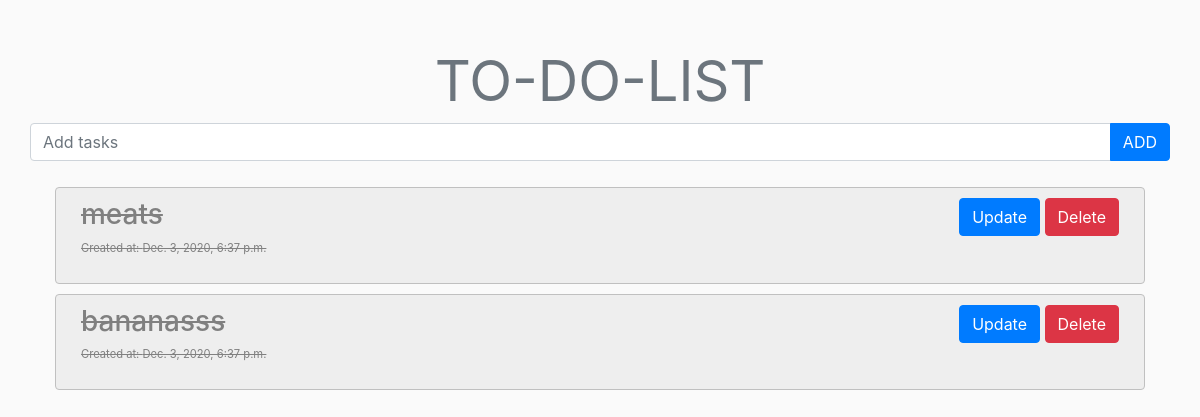
Before: / with the older database file.
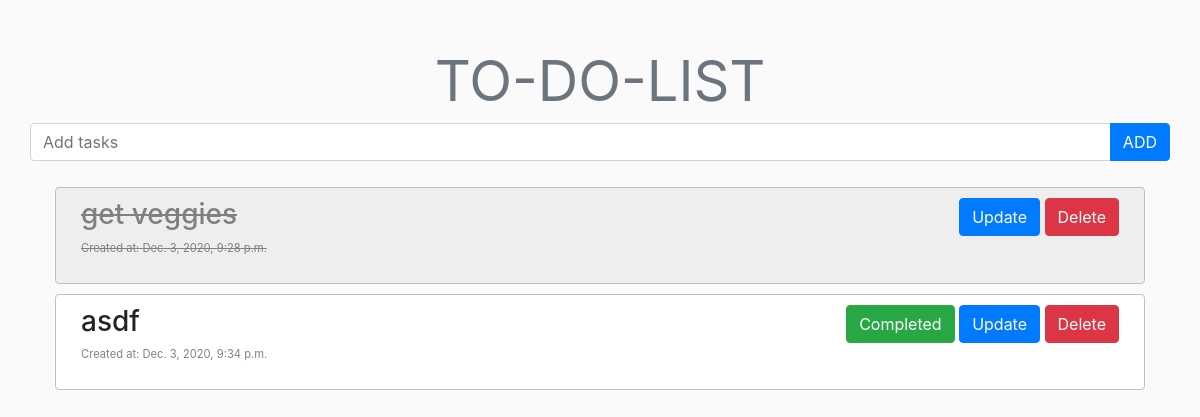
After: the same page with the newer database file.
### ToDo/models.py (models this page shows, shortened)
class Task(models.Model):
    task = models.CharField(max_length=200)
    completed = models.BooleanField(default=False)
    created_at = models.DateTimeField(auto_now_add=True, blank=True)

### ToDo/views.py (the view)
# urls.py: path('', views.view_tasks, name='view_tasks'),
def view_tasks(request):
    tasks = Task.objects.all()
    form = TaskForm()
    context = {'tasks': tasks, 'form': form}
    return render(request, 'tasks/index.html', context)

### ToDo/forms.py
class TaskForm(forms.ModelForm):
    class Meta:
        model = Task
        fields = '__all__'
        widgets = {
            'task': forms.TextInput(attrs={'class': 'form-control', 'placeholder': 'Add tasks', 'aria-label': 'Add tasks'}),
            'completed': forms.CheckboxInput(attrs={'class': 'form-control'})
        }

### templates/tasks/index.html (shortened to what this page needs)
{% extends "tasks/base.html" %}
{% block body %}
    <form action="{% url 'create_task' %}" method="POST">
        <div class="row text-content-center">
            <div class="input-group  mb-3">
                {{ form.task }}
                <div class="input-group-append">
                    <button class="btn btn-primary" type="submit" id="button-addon2">ADD</button>
                </div>
            </div>
        </div>
    </form>
    {% for task in tasks %}
        <div class="row task-row justify-content-center {% if task.completed %} task-row-gray {% endif %}" id="{{ forloop.counter }}">
            <div class="col-md task-col {% if task.completed %} task-text-strikeThrough {% endif %}">
                <h3 class="text-weight-bold">{{ task.task }}</h3>
                <p style="font-size: 0.7rem; color:gray">Created at: {{ task.created_at }}</p>
            </div>
            <div class="col-md button-col">
                <form method="POST" action="{% url 'complete_task' task.id %}">
                    {% if not task.completed %}
                        <button type="submit" class="btn btn-success task_buttons">Completed</button>
                    {% endif %}
                    <a href="{% url 'update_task' task.id %}" class="btn btn-primary">Update</a>
                    <a href="{% url 'delete_task' task.id %}" class="btn btn-danger">Delete</a>
                </form>
            </div>
        </div>
    {% endfor %}
{% endblock %}

### templates/tasks/base.html (shortened to what this page needs)
{% load static %}
<!doctype html>
<html lang="en">
<head>
    <link rel="stylesheet" href="https://cdn.jsdelivr.net/npm/bootstrap@4.5.3/dist/css/bootstrap.min.css">
    <link rel="stylesheet" href="https://cdnjs.cloudflare.com/ajax/libs/font-awesome/5.15.1/css/all.min.css">
    <link rel="stylesheet" href="{% static 'css/styles.css' %}">
</head>
<body>
    <div class="container mt-5 m">
        <h1 class="display-4 text-secondary font-weight-normal text-center">TO-DO-LIST</h1>
        {% block body %}
        {% endblock %}
    </div>
</body>
</html>

### static/css/styles.css (style rules this page uses)
body { background-color: #fafafa; }
.button-col { text-align: right; }
.task-col { text-align: left; }
.task-row { background-color:white; border: 1px solid silver; border-radius: 0.25rem; padding: 10px; margin: 10px; }
.task-row-gray { background-color: #eeeeee; }
.task-text-strikeThrough { text-decoration: line-through; color: gray; }

Changed rows visible on the page:
removed Task: task "meats", created_at "Dec. 3, 2020, 6:37 p.m."
removed Task: task "bananasss", created_at "Dec. 3, 2020, 6:37 p.m."
added Task: task "get veggies", created_at "Dec. 3, 2020, 9:28 p.m."
added Task: task "asdf", created_at "Dec. 3, 2020, 9:34 p.m.", completed "Completed"
